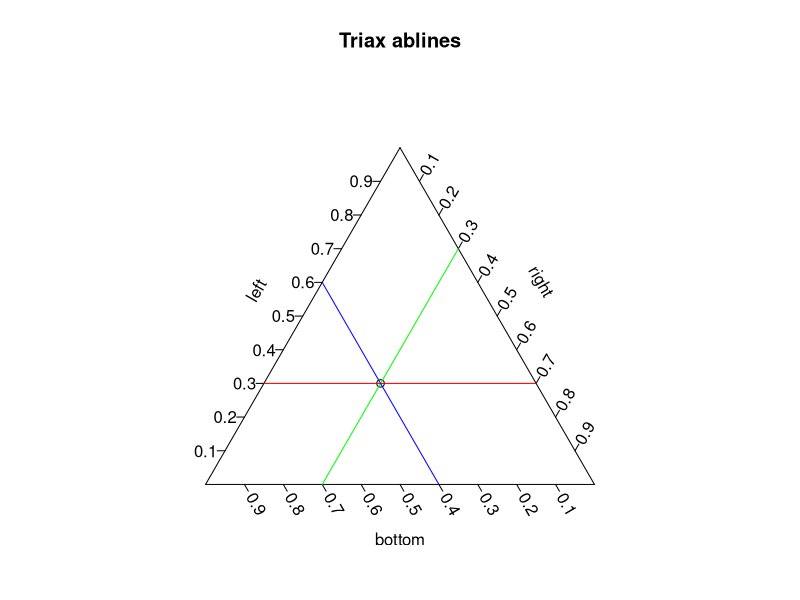

Generate this figure with R:
library(plotrix)


### Name: triax.abline
### Title: Lines for triangle plot
### Aliases: triax.abline
### Keywords: misc

### ** Examples

 triax.return<-triax.plot(data.frame(bottom=0.4,right=0.3,left=0.3),
  main="Triax ablines",no.add=FALSE)
 triax.abline(l=0.3,col="red")
 triax.abline(r=0.3,col="green")
 triax.abline(b=0.4,col="blue")
 par(triax.return$oldpar)
